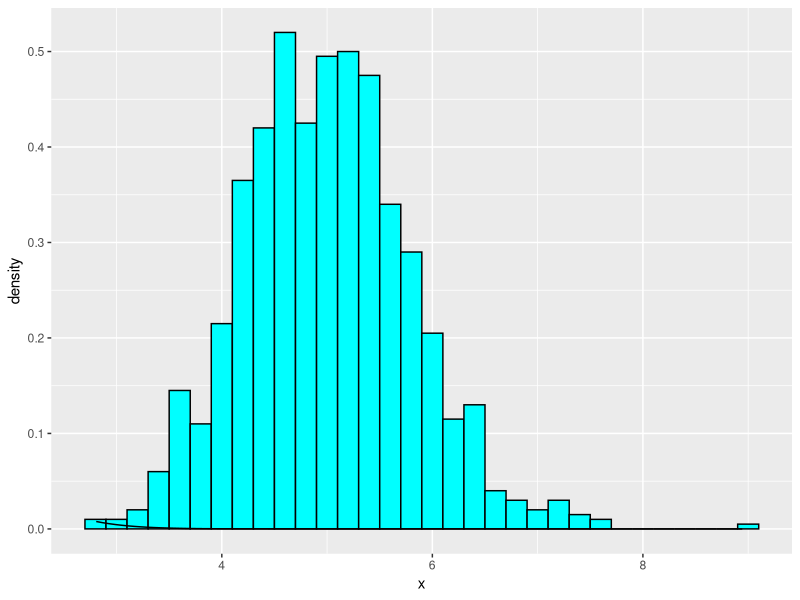

R code for this plot:
## ---- chunk 1
lambda = 0.2
n = 40
nsims = 1:1000
set.seed(820)
means <- data.frame(x = sapply(nsims, function(x) {mean(rexp(n, lambda))}))
head(means)
## ---- chunk 2
mean(means$x)
## ---- chunk 3
1/0.2
## ---- chunk 4
sd(means$x)
## ---- chunk 5
(1/lambda)/sqrt(40)
## ---- chunk 6
var(means$x)
## ---- chunk 7
((1/lambda)/sqrt(40))^2
## ---- chunk 8
library(ggplot2)
ggplot(data = means, aes(x = x)) + 
    geom_histogram(aes(y=..density..),
                   fill = I('cyan'), 
                   binwidth = 0.20,
                   color = I('black')) +
    stat_function(fun = dnorm, arg = list(mean = 5, sd = sd(means$x)))
